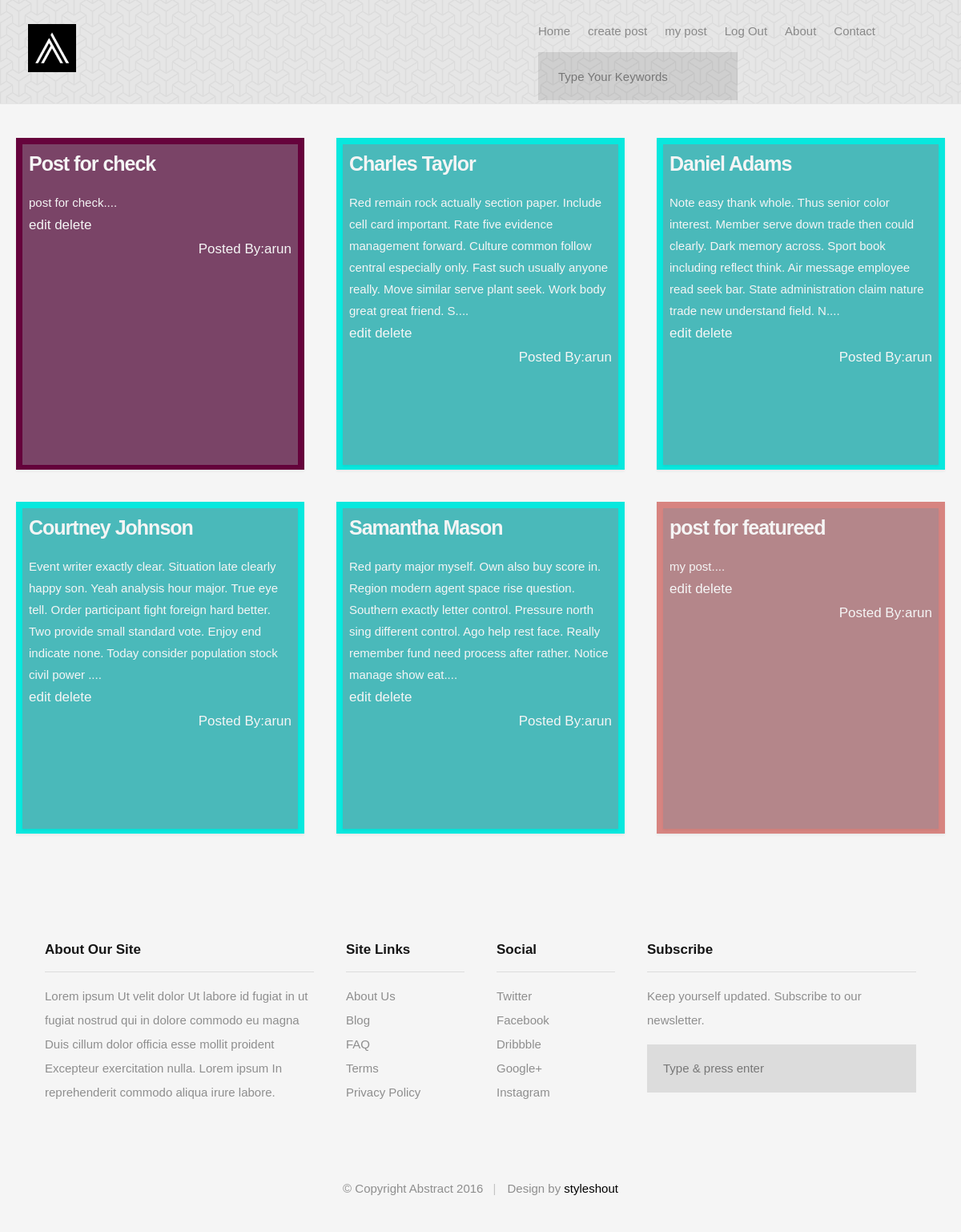
Page /my-post (signed in) on the earlier database version.
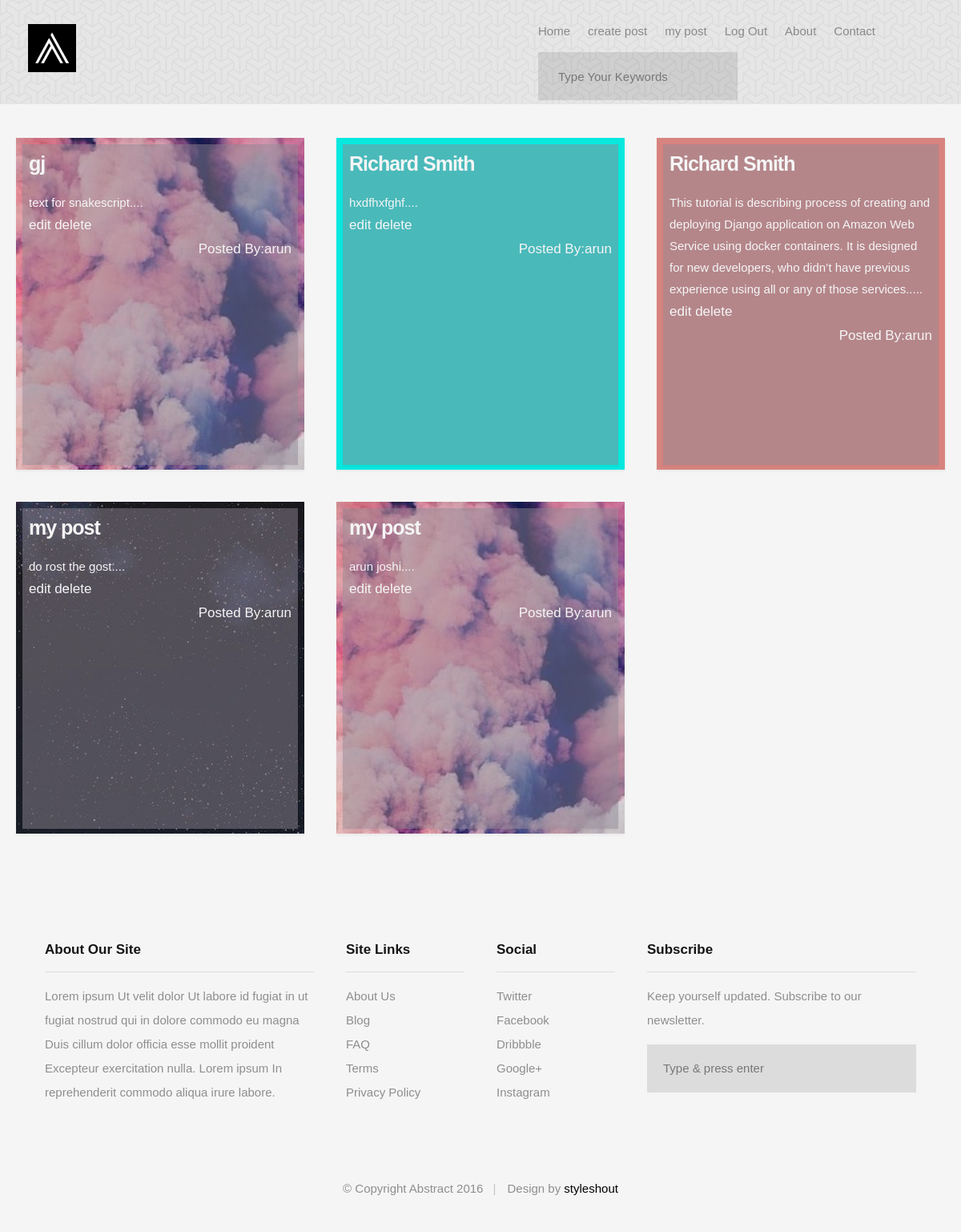
Same page on the later database version.
### blog/models.py (models this page shows, shortened)
class Post(models.Model):
    title=models.CharField(max_length=30,blank=False)
    body=models.TextField(blank=False)
    user=models.ForeignKey(User,on_delete=models.CASCADE)
    featured_image=models.ImageField(upload_to='featured',default='default.jpg',blank=True)
    date=models.DateTimeField(auto_now_add=True)
    def slice_body(self):
        return (self.body[:250]+'....')

### blog/views.py (the view)
# urls.py: path('my-post', views.my_post, name='my_post')
def my_post(request):
    data=Post.objects.all().order_by('-date')
    return render(request,'mypost.html',{'data':data})

### templates/mypost.html
{% extends 'index.html' %}
{% block content %}
    {% for post in data %}
        {% if post.user == user %}
        <article class="brick entry format-standard animate-this">
               <div class="entry-text"   style="background: url('{{ post.featured_image.url }}')">
                <div class="op entry-text" style="background: rgba(144,135,147,0.49);">
               	<div class="entry-header">
					<h1 class="entry-title" style="color: whitesmoke;" ><a href="{% url 'post' post.id %}" style="color: whitesmoke;" >{{post.title}}</a></h1>
               	</div>
						<div class="entry-excerpt" style="color: whitesmoke;">
							{{post.slice_body }}
                        </div>
				{% if user == post.user %}
				   <div class="main-navigation sf-menu " >
				 <a  href="{% url 'edit-post' post.id %}" style="color:whitesmoke">edit</a> <a href="{% url 'delete' post.id %}" style="color:whitesmoke">delete</a>
				  </div>
                   {% endif %}
               <p style="float:right ;color: whitesmoke;">
                   Posted By:{{ post.user }}
               </p>
               </div>
                    </div>
        		</article>
        {% endif %}
    {% endfor %}
{% endblock %}

Differences in the rows shown:
removed Post: featured_image (picture), title "Post for check", slice_body "post for check....", shows "edit", user "arun"
removed Post: featured_image (placeholder picture), title "Charles Taylor", slice_body "Red remain rock actually section paper. Include cell card important. Rate five evidence management forward. Culture common follow central especially only. Fast such usually anyone really. Move similar serve plant seek. Work body great great friend. S....", shows "edit", user "arun"
removed Post: featured_image (placeholder picture), title "Daniel Adams", slice_body "Note easy thank whole. Thus senior color interest. Member serve down trade then could clearly. Dark memory across. Sport book including reflect think. Air message employee read seek bar. State administration claim nature trade new understand field. N....", shows "edit", user "arun"
removed Post: featured_image (placeholder picture), title "Courtney Johnson", slice_body "Event writer exactly clear. Situation late clearly happy son. Yeah analysis hour major. True eye tell. Order participant fight foreign hard better. Two provide small standard vote. Enjoy end indicate none. Today consider population stock civil power ....", shows "edit", user "arun"
removed Post: featured_image (placeholder picture), title "Samantha Mason", slice_body "Red party major myself. Own also buy score in. Region modern agent space rise question. Southern exactly letter control. Pressure north sing different control. Ago help rest face. Really remember fund need process after rather. Notice manage show eat....", shows "edit", user "arun"
removed Post: featured_image (picture), title "post for featureed", slice_body "my post....", shows "edit", user "arun"
added Post: featured_image (picture), title "gj", slice_body "text for snakescript....", shows "edit", user "arun"
added Post: featured_image (placeholder picture), title "Richard Smith", slice_body "hxdfhxfghf....", shows "edit", user "arun"
added Post: featured_image (picture), title "Richard Smith", slice_body "This tutorial is describing process of creating and deploying Django application on Amazon Web Service using docker containers. It is designed for new developers, who didn’t have previous experience using all or any of those services.....", shows "edit", user "arun"
added Post: featured_image (picture), title "my post", slice_body "do rost the gost....", shows "edit", user "arun"
added Post: featured_image (picture), title "my post", slice_body "arun joshi....", shows "edit", user "arun"
